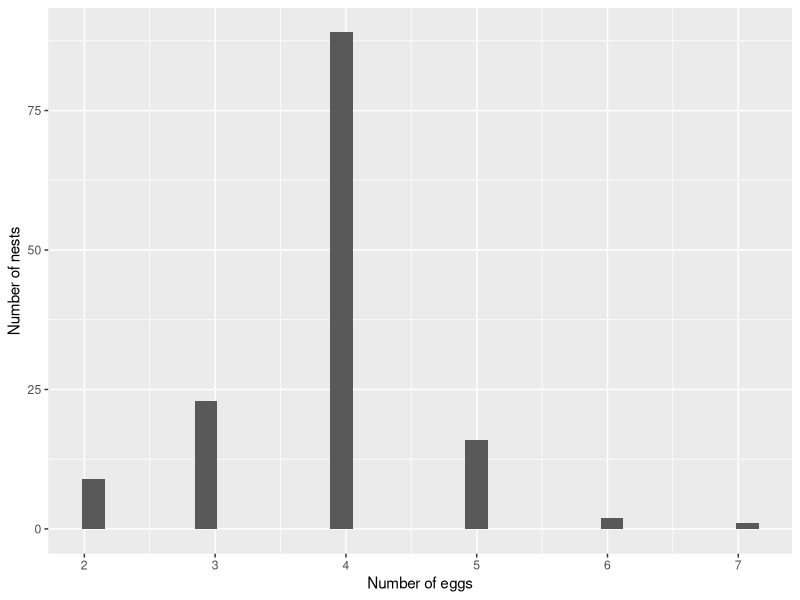

Write the R code that produced this figure. (Note: this script raises an error after producing the figure.)
# Data prep for egg JAGS model
# Ana Miller-ter Kuile
# April 13, 2022

# this script preps dataframe that can be used to generate the JAGS model for
#egg production


# Load packages -----------------------------------------------------------

package.list <- c("here", "tidyverse",
                  "readxl", "data.table")

## Installing them if they aren't already on the computer
new.packages <- package.list[!(package.list %in% installed.packages()[,"Package"])]
if(length(new.packages)) install.packages(new.packages)

## And loading them
for(i in package.list){library(i, character.only = T)}
# Load data ---------------------------------------------------------------

#import the dataset cleaned in the 03_ step that
# includes only nests of known fates and filtered out
# a bunch of observations/cleaned up covariate columns
data <- read.csv(here("data_outputs",
                      "01_cleaning",
                      "03_nest_survival",
                      "Nest_survival_data.csv"))

#get dataframe that describes some metadata on the 
#first observation to each nest
first <- read_xlsx(here("data_raw",
                        "bird_data",
                        "Birds03_nest_fates.xlsx"))

#get the climate data too so we can prep the "lags" 
# for the SAM model structure
climate <- read.csv(here("data_outputs",
                         "01_cleaning",
                         "02_climate_trees",
                         "nest_climate_data.csv"))



# Prep DF -----------------------------------------------------------------


#Prep identification of what stage the nest was first observed in
first <- first %>%
  filter(str_detect(Nest_ID, "EMFWOR|EMPAID|EMMAOR")) %>%
  #give E's an "egg" identifier, ENs a egg+nestling, etc.
  mutate(Type = case_when(Init_date_source %in% c("E3", "E6", "E4", 
                                                  "E5", "E2", "E7") ~ "egg",
                          Init_date_source %in% c("EN5", "EN4", "EN3",
                                                  "EN2") ~ "egg+nestling",
                          Init_date_source %in% c("N3", "N2", "N4", "N1",
                                                  "N5") ~ "nestling",
                          Init_date_source %in% c("NF2") ~ "nest+fledgling",
                          Init_date_source %in% c("F3", "F2") ~ "fledgling",
                          TRUE ~ NA_character_)) %>%
  #select only those columns and nest_ID for joining
  dplyr::select(Nest_ID, Init_date_source, Type) 

#filter a productivity number per nest
egg <- data %>%
  #reset NA values
  mutate(No_eggs = case_when(No_eggs == 999 ~ NA_integer_,
                             TRUE ~ No_eggs),
         No_young = case_when(No_young == 999 ~ NA_integer_,
                              TRUE ~ No_young)) %>%
  #combine with the dataframe indicating stage of first observation
  left_join(first, by = "Nest_ID") %>%
  #select only nests observed with eggs and/or nestlings
  filter(Type %in%  c("egg", "egg+nestling", "nestling")) %>%
  ungroup() %>%
  mutate(No_eggs = as.numeric(No_eggs),
         No_young = as.numeric(No_young)) %>%
  #group by factors that will be predictors
  group_by(Nest_ID, Year_located, Project_ID, 
           Transect_ID2, Trt_cat, Type, Initiation_date,
           Trees_2550, Trees_50, pPIPO, 
           a1000_areamn2, a1000_areaam2,
           a1000_areacv2, a1000_contag,
           a1000_pland2,
           a1000_pland1,
           a1000_lpi, a1000_lpi1, a1000_lpi2,
           a1000_np, a1000_np2, a1000_np1,
           a1000_proxmn2, a1000_Ha, 
           a1000_RxBu, a1000_WFBu,
           a1000_PBu,
           n_burn, n_harvest, n_tx, 
           Tm_since_b, Tm_since_h, Tm_since_tx, Time_groups) %>%
  #find the maxiumum per nest of #eggs and #estimated eggs
  summarise(No_eggs = max(No_eggs, na.rm = T)) %>%
  ungroup() %>%
  filter(No_eggs != 0) %>%
  filter(No_eggs != -Inf) %>%
  mutate(Month = '05') %>% #set month = 5 as the month that earliest nests start
  # separate(Initiation_date,
  #          into = c("Year", "Month", "Day"), 
  #          remove  = F) %>%
  # mutate(Month = case_when(Month == 99 ~ NA_character_,
  #                          TRUE ~ Month)) %>%
  mutate(Initiation_date = as.Date(Initiation_date)) %>%
  mutate(Init_day = yday(Initiation_date)) #%>%
  #dplyr::select(-Day, -Year) 


#what are egg numbers?
egg %>%
  filter(Type %in% c("egg")) %>%
  ggplot() +
  geom_histogram(aes(x = No_eggs)) +
  labs(x = "Number of eggs", y = "Number of nests")

# Get climate lag per nest ------------------------------------------------

#this preps the temperature data for the structure needed of 
# a matrix for each nest for the SAM model structure

t_lags <- climate %>%
  dplyr::select(MeasurementID, ClimateYear,
                Tmax01:Tmax12) %>%
  #make the temp data long format
  pivot_longer(Tmax01:Tmax12,
               names_to = "Month",
               values_to = "Tmax") %>%
  #make month variable a number
  mutate(Month  = str_sub(Month, -2, length(Month))) %>%
  #group by each nest_year ID
  group_by(MeasurementID) %>%
  #get the data in the right format for doing the lags
  arrange(MeasurementID, ClimateYear) %>% 
  #this creates a column for every lag 1:10 months ago
  do(data.frame(., setNames(shift(.$Tmax, 1:10), c("Tmax_l1",
                                                   "Tmax_l2", "Tmax_l3",
                                                   "Tmax_l4", "Tmax_l5", 
                                                   "Tmax_l6", "Tmax_l7", 
                                                   "Tmax_l8", "Tmax_l9",
                                                   "Tmax_l10")))) %>%
  ungroup() %>%
  #get the year located variale from measurement ID
  mutate(Year_located = as.numeric(str_sub(MeasurementID, -4, length(MeasurementID)))) %>%
  #set so that this only calculates values for the correct year of measurment
  filter(ClimateYear == Year_located)

 p_lags <- climate %>%
   dplyr::select(MeasurementID, ClimateYear,
                 PPT01:PPT12) %>%
   pivot_longer(PPT01:PPT12,
                names_to = "Month",
                values_to = "PPT") %>%
   mutate(Month  = str_sub(Month, -2, length(Month)))  %>%
   group_by(MeasurementID) %>%
   arrange(MeasurementID, ClimateYear) %>% 
   #this creates a column for every lag 1:10 months ago
   do(data.frame(., setNames(shift(.$PPT, 1:10), c("PPT_l1",
                                                   "PPT_l2", "PPT_l3",
                                                   "PPT_l4", "PPT_l5",
                                                   "PPT_l6", "PPT_l7",
                                                   "PPT_l8", "PPT_l9",
                                                   "PPT_l10")))) %>%
   ungroup() %>%
   mutate(Year_located = as.numeric(str_sub(MeasurementID, -4, length(MeasurementID)))) %>%
   filter(ClimateYear == Year_located)

#just in case - also making a variable list of more simple groupings of
# climate into "active" and "dormant" insect periods 
climate2 <- climate %>%
  dplyr::select(MeasurementID, ClimateYear, Tmax_activeinsects, PPT_activeinsects,
                Tmax_dormantinsects, PPT_dormantinsects)

#join all the climate data to the egg dataframe
egg2 <- egg %>%
  left_join(t_lags, by = c("Month", 
                           "Year_located",
                           "Nest_ID" = "MeasurementID")) %>%
   left_join(p_lags, by = c("Month", 
                            "Year_located",
                            "Nest_ID" = "MeasurementID",
                            "ClimateYear")) %>%
  left_join(climate2, by = c("Nest_ID" = "MeasurementID",
                             "Year_located" = "ClimateYear"))
  
# Export ------------------------------------------------------------------

write.csv(egg2, here("data_outputs",
               "01_cleaning",
               "03_egg_production",
               "Egg_production_data.csv"))

# END SCRIPT
